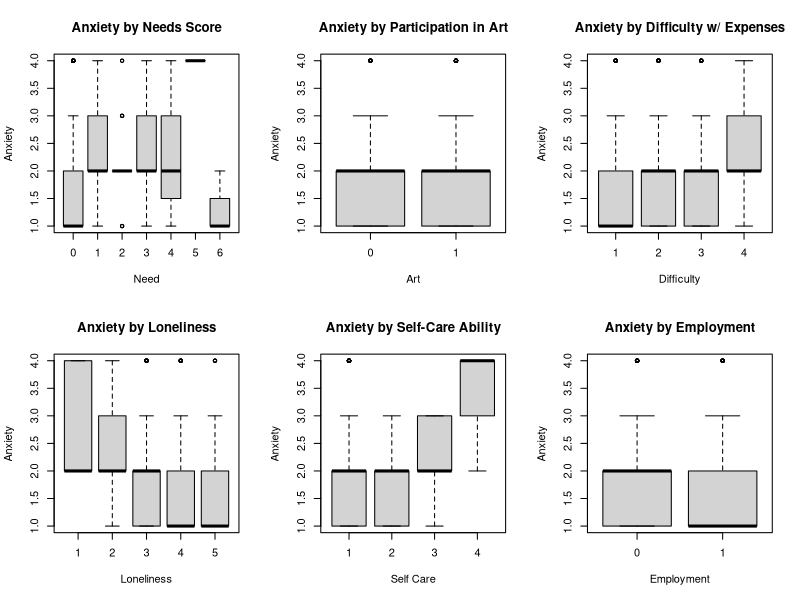
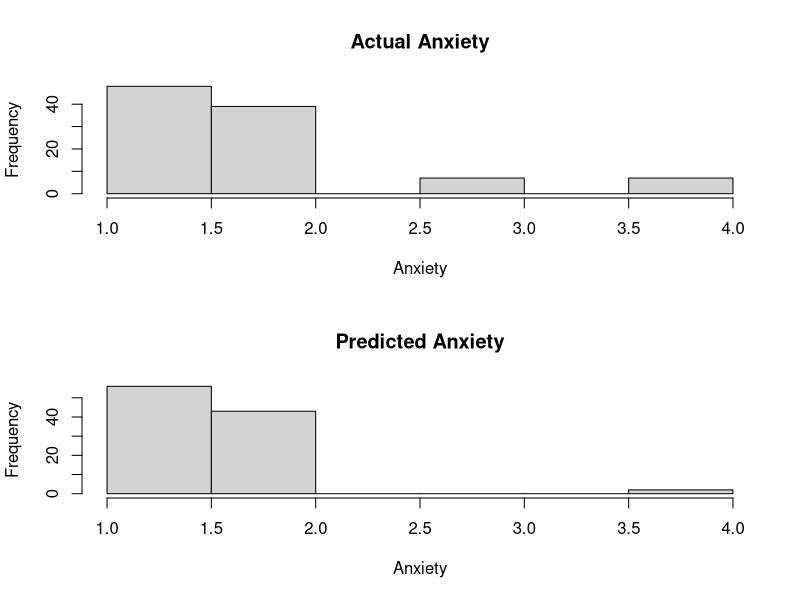

R code for these plots, in order:
# INSTALL AND LOAD PACKAGES

  # NB: IF PACKAGE NOT INSTALLED, UNCOMMENT NEXT BLOCK OF CODE. RECOMMENT TO AVOID 
  # ERROR MESSAGES

  #install.packages("psych")
  #install.packages("caTools") 
  #install.packages("VGAM")
  #install.packages("caret")
  #install.packages('MASS')

  # LOAD
  library(MASS)
  library(caret)
  library(VGAM)
  library(caTools)
  library("psych")

# IMPORTING DATA

  data <- read.csv("HTOPS_HPS_2502_PUF.csv")

# CLEANING DATA AND CREATING SUBSET

  data <- subset(data, ANXIOUS != -99 & (NDX14_FOOD == 1 | NDX14_SHELTER == 1 | 
                                    NDX14_MEDICAL == 1 | NDX14_EMOTIONAL == 1 | 
                                    NDX14_FRESHWATER == 1 | NDX14_ELECTRICITY == 1 
                                    | NDX14_NONE_NEEDED == 1) & CREATEART != -99
                 & EXPNS_DIF != -99 & SOCIAL2_first != -99 & SELFCARE != -99 
                 & ANYWORK != -99) #Cleaning non-responses
  
# EXTRACTING VARIABLES OF INTEREST FROM THE DATA SETS

  #explanatory variables
  needs <- data.frame(data$NDX14_FOOD,data$NDX14_SHELTER,data$NDX14_MEDICAL,
                      data$NDX14_EMOTIONAL,data$NDX14_FRESHWATER,
                      data$NDX14_ELECTRICITY) #table of needs by individual
  
  needs[needs == -99] <- 0 #Fixing binary statistic to better represent data
  needsScore <- rowSums(needs) #Summing all needs into one score
  
  art <- data$CREATEART - 1 # Whether participant practices art; 1 = Yes, 0 = No
  expnsDifclty <- data$EXPNS_DIF # Difficulty paying expenses; Higher score = Harder
  lonely <- data$SOCIAL2_first # Frequency of loneliness; Lower Score = Higher freq.
  selfCare <- data$SELFCARE # Difficulty of self care tasks; Higher = Harder
  employment <- data$ANYWORK - 1 # Working status; 1 = Working, 0 = Not Working
  
  
  #response variable
  anxiety <- data$ANXIOUS #How anxious an individual has felt over the past two weeks
  
  #NEW DATA TABLE - exclusively w/ variables of interest
  
  data <- data.frame(needsScore,art,expnsDifclty,lonely,selfCare,employment,anxiety)
  

# EXPLORATORY DATA ANALYSIS

  #SUMMARIES
  
  print("Anxiety Description")
  print(describe(anxiety))
  cat("\n")
  
  print("Needs Score Description")
  print(describe(needsScore))
  cat("\n")
  
  print("Art Participation Description")
  print(describe(art))
  cat("\n")
  
  print("Difficulty w/ Expenses Description")
  print(describe(employment))
  cat("\n")
  
  print("Needs Score Description")
  print(describe(expnsDifclty))
  cat("\n")
  
  print("Loneliness Description")
  print(describe(lonely))
  cat("\n")
  
  print("Self Care Description")
  print(describe(selfCare))
  cat("\n")
  
  
# BOX PLOTS
    par(mfrow = c(2, 3))
    boxplot(anxiety ~ needsScore,
            main = "Anxiety by Needs Score",
            xlab = "Need",
            ylab = "Anxiety")
    boxplot(anxiety ~ art,
            main = "Anxiety by Participation in Art",
            xlab = "Art",
            ylab = "Anxiety")
    boxplot(anxiety ~ expnsDifclty,
            main = "Anxiety by Difficulty w/ Expenses",
            xlab = "Difficulty",
            ylab = "Anxiety")
    boxplot(anxiety ~ lonely,
            main = "Anxiety by Loneliness",
            xlab = "Loneliness",
            ylab = "Anxiety")
    boxplot(anxiety ~ selfCare,
            main = "Anxiety by Self-Care Ability",
            xlab = "Self Care",
            ylab = "Anxiety")
    boxplot(anxiety ~ employment,
            main = "Anxiety by Employment",
            xlab = "Employment",
            ylab = "Anxiety")
    
    

# ORDINAL LOGISTIC REGRESSION ANALYSIS
  
  # SPLITTING DATA SET
  
  split <- sample.split(data$anxiety, SplitRatio = 0.8)
  
  trainData <- subset(data, split == "TRUE")
  testData <- subset(data, split == "FALSE")


  print("Train Data")
  print(summary(trainData$anxiety))

  
  print("Test Data")
  print(describe(testData))

  # MODEL
  
  #Training
  model <- polr(as.factor(anxiety) ~ needsScore + art + expnsDifclty + 
                  lonely + selfCare + employment,
                data = trainData, Hess = TRUE)
  
  
  #Applying
  predicted_probs <- as.data.frame(predict(model, newdata = testData, type = "probs"))
  predictions <- as.numeric(colnames(predicted_probs)[apply(predicted_probs, 
                                                                  1, which.max)])
  #Print statements
  print("predictions:")
  print(describe(predictions))
  print("actual:")
  print(describe(anxiety))
  
# VERIFICATION
  
  # HISTOGRAMS
  par(mfrow = c(2, 1))
  hist(testData$anxiety,main="Actual Anxiety",
       xlab="Anxiety")
  hist(predictions,main="Predicted Anxiety",
       xlab="Anxiety")

  # CONFUSION MATRIX
  
  #Initializing
  conMat <- data.frame(matrix(0,ncol = 4, nrow = 4))
  colnames(conMat) <- c("1", "2", "3","4")
  
  #Filling
  for (prediction in 1:length(predictions))
  {
    conMat[testData$anxiety[prediction],predictions[prediction]] <- 
        conMat[testData$anxiety[prediction],predictions[prediction]] + 1
  }
    
  # METRICS
  
  #accuracy
  
  accuracy <- (conMat[1,1] + conMat[2,2] + conMat[3,3] + conMat[4,4]) / length(predictions)
  print("ACCURACY:")
  print(accuracy)
  
  print(summary(model))
  
